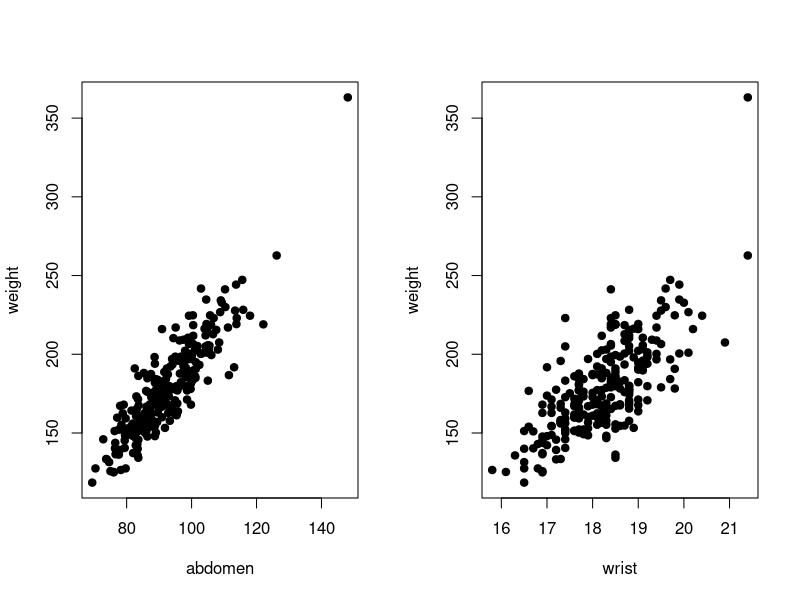
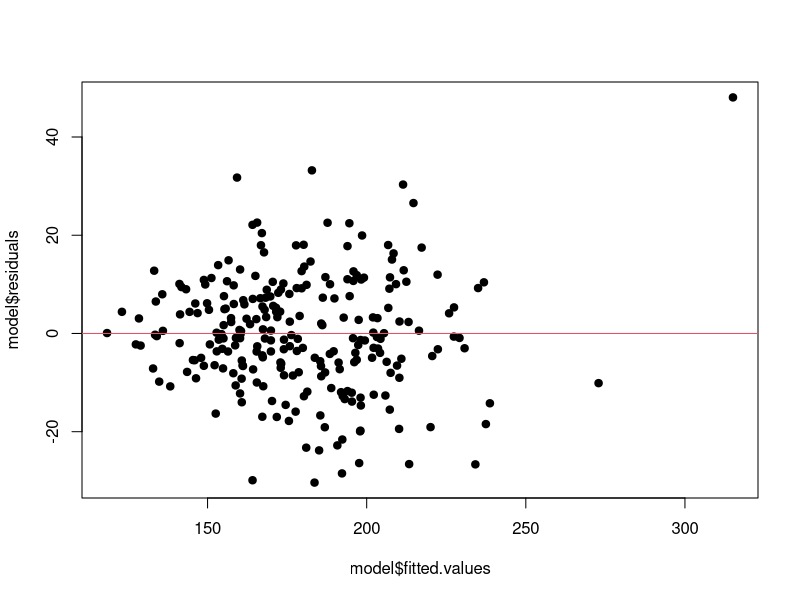
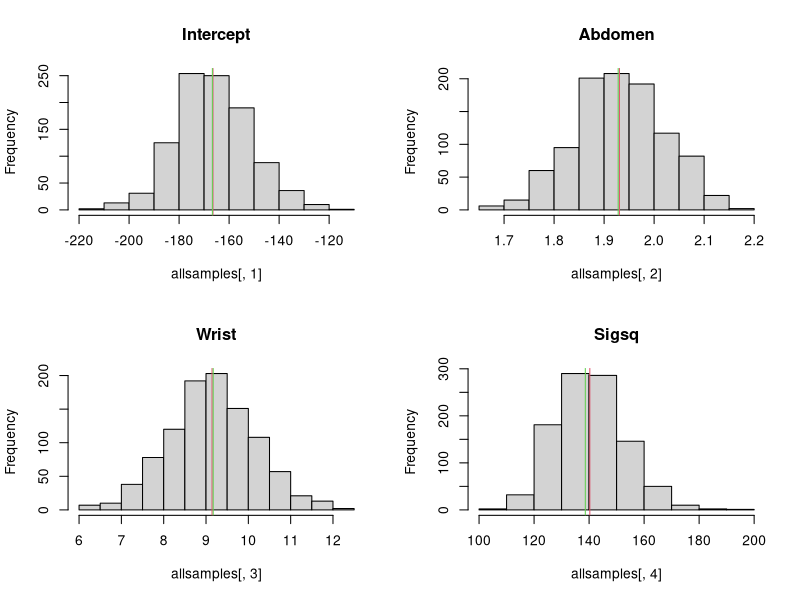
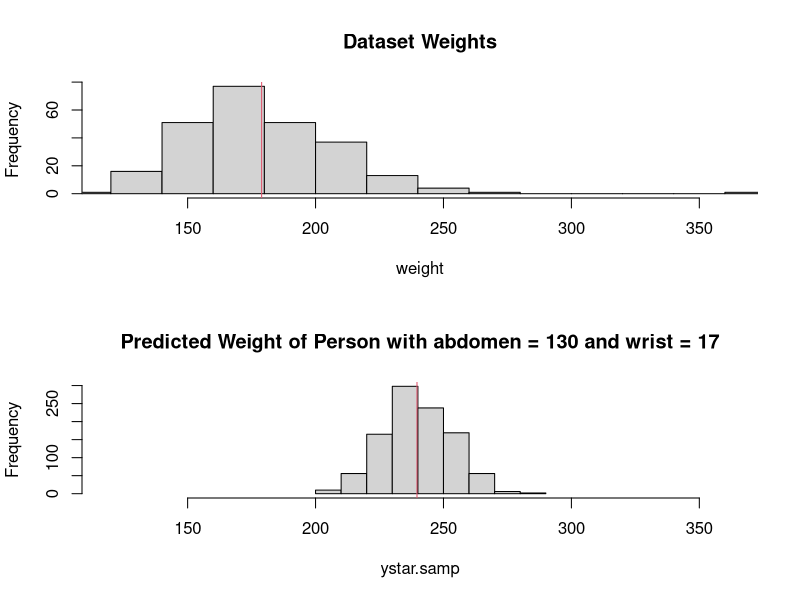

Recreate these plots in R, in order.
#############################################
########## READING IN BODYFAT DATA ##########
#############################################

data <- read.table("data/bodyfat (1).csv",header=T,sep=",")
attach(data)
data[1:5,]

par(mfrow=c(1,2))
plot(abdomen,weight,pch=19)
plot(wrist,weight,pch=19)

#############################################
####### MLE FIT OF REGRESSION MODEL #########
#############################################

model <- lm(weight~abdomen+wrist)
summary(model)
par(mfrow=c(1,1))
plot(model$fitted.values,model$residuals,pch=19)
abline(h=0,col=2)

#############################################
### SAMPLING FROM POSTERIOR DISTRIBUTION ####
#############################################


beta.hat <- model$coef
n <- length(weight)
p <- length(beta.hat)
s2 <- (n-p)*summary(model)$sigma^2
V.beta <- summary(model)$cov.unscaled

numsamp <- 1000
beta.samp <- matrix(NA,nrow=numsamp,ncol=p)
sigsq.samp <- rep(NA,numsamp)
for (i in 1:numsamp){
	temp <- rgamma(1,shape=(n-p)/2,rate=s2/2)
	cursigsq <- 1/temp
	curvarbeta <- cursigsq*V.beta
	curvarbeta.chol <- t(chol(curvarbeta))
	z <- rnorm(p,0,1)
	curbeta <- beta.hat+curvarbeta.chol%*%z
	sigsq.samp[i] <- cursigsq
	beta.samp[i,] <- curbeta
}

#############################################
#### SUMMARIZING POSTERIOR DISTRIBUTIONS ####
#############################################

## posterior means
postmean.beta <- apply(beta.samp,2,mean)
postmean.sigsq <- mean(sigsq.samp)
postmean.beta
postmean.sigsq

## posterior correlation between variables
cor(cbind(beta.samp,sigsq.samp))

## 95% posterior intervals
allsamples <- cbind(beta.samp,sigsq.samp)
allsamples.sort <- apply(allsamples,2,sort)
allsamples.sort[25,]
allsamples.sort[975,]

## posterior histograms
par(mfrow=c(2,2))
hist(allsamples[,1],main="Intercept")
abline(v=postmean.beta[1],col=2)
abline(v=beta.hat[1],col=3)
hist(allsamples[,2],main="Abdomen")
abline(v=postmean.beta[2],col=2)
abline(v=beta.hat[2],col=3)
hist(allsamples[,3],main="Wrist")
abline(v=postmean.beta[3],col=2)
abline(v=beta.hat[3],col=3)
hist(allsamples[,4],main="Sigsq")
abline(v=postmean.sigsq,col=2)
abline(v=summary(model)$sigma^2,col=3)

#############################################
#### POSTERIOR PREDICTIVE DISTRIBUTION ######
#### FOR A NEW COVARIATE VECTOR Xstar  ######
#############################################

Xstar <- c(1,130,17)  # new person with abdomen = 130 and wrist = 17
Xstar <- t(Xstar)  # making it a row vector


## use posterior samples from before:

ystar.samp <- rep(NA,numsamp)
for (i in 1:numsamp){
   xstarbeta <- Xstar%*%t(t(beta.samp[i,]))
   ystar.samp[i] <- rnorm(1,mean=xstarbeta,sd=sqrt(sigsq.samp[i]))
}   

ystar.postmean <- mean(ystar.samp)
ystar.postmean

par(mfrow=c(2,1))
xmin <- min(weight,ystar.postmean)
xmax <- max(weight,ystar.postmean)
hist(weight,main="Dataset Weights",xlim=c(xmin,xmax))
abline(v=mean(weight),col=2)
hist(ystar.samp,main="Predicted Weight of Person with abdomen = 130 and wrist = 17",xlim=c(xmin,xmax))
abline(v=ystar.postmean,col=2)
